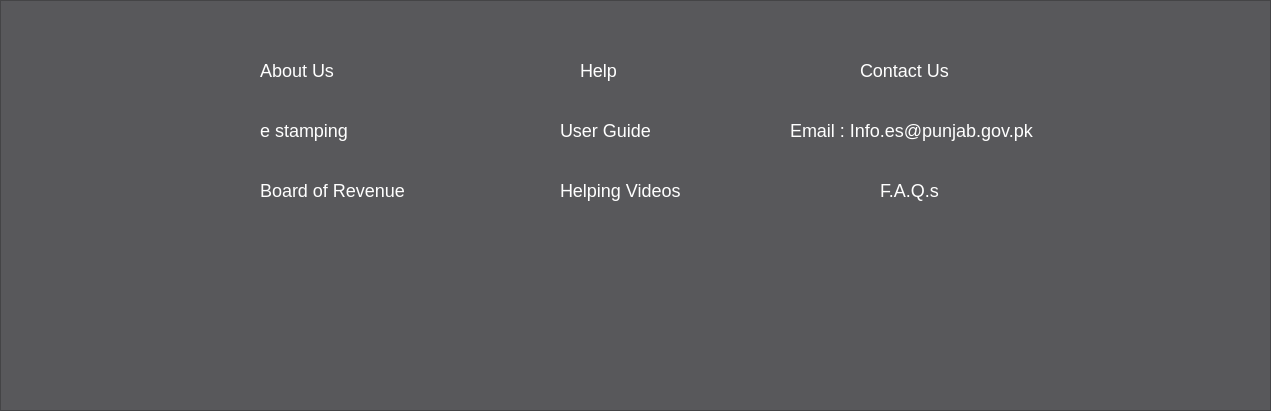
     <widget class="QFrame" name="frame_14">
      <property name="geometry">
       <rect>
        <x>10</x>
        <y>1939</y>
        <width>1271</width>
        <height>411</height>
       </rect>
      </property>
      <property name="palette">
       <palette>
        <active>
         <colorrole role="WindowText">
          <brush brushstyle="SolidPattern">
           <color alpha="255">
            <red>255</red>
            <green>255</green>
            <blue>255</blue>
           </color>
          </brush>
         </colorrole>
         <colorrole role="Button">
          <brush brushstyle="SolidPattern">
           <color alpha="255">
            <red>88</red>
            <green>88</green>
            <blue>91</blue>
           </color>
          </brush>
         </colorrole>
         <colorrole role="Light">
          <brush brushstyle="SolidPattern">
           <color alpha="255">
            <red>132</red>
            <green>132</green>
            <blue>136</blue>
           </color>
          </brush>
         </colorrole>
         <colorrole role="Midlight">
          <brush brushstyle="SolidPattern">
           <color alpha="255">
            <red>110</red>
            <green>110</green>
            <blue>113</blue>
           </color>
          </brush>
         </colorrole>
         <colorrole role="Dark">
          <brush brushstyle="SolidPattern">
           <color alpha="255">
            <red>44</red>
            <green>44</green>
            <blue>45</blue>
           </color>
          </brush>
         </colorrole>
         <colorrole role="Mid">
          <brush brushstyle="SolidPattern">
           <color alpha="255">
            <red>59</red>
            <green>59</green>
            <blue>61</blue>
           </color>
          </brush>
         </colorrole>
         <colorrole role="Text">
          <brush brushstyle="SolidPattern">
           <color alpha="255">
            <red>255</red>
            <green>255</green>
            <blue>255</blue>
           </color>
          </brush>
         </colorrole>
         <colorrole role="BrightText">
          <brush brushstyle="SolidPattern">
           <color alpha="255">
            <red>255</red>
            <green>255</green>
            <blue>255</blue>
           </color>
          </brush>
         </colorrole>
         <colorrole role="ButtonText">
          <brush brushstyle="SolidPattern">
           <color alpha="255">
            <red>255</red>
            <green>255</green>
            <blue>255</blue>
           </color>
          </brush>
         </colorrole>
         <colorrole role="Base">
          <brush brushstyle="SolidPattern">
           <color alpha="255">
            <red>0</red>
            <green>0</green>
            <blue>0</blue>
           </color>
          </brush>
         </colorrole>
         <colorrole role="Window">
          <brush brushstyle="SolidPattern">
           <color alpha="255">
            <red>88</red>
            <green>88</green>
            <blue>91</blue>
           </color>
          </brush>
         </colorrole>
         <colorrole role="Shadow">
          <brush brushstyle="SolidPattern">
           <color alpha="255">
            <red>0</red>
            <green>0</green>
            <blue>0</blue>
           </color>
          </brush>
         </colorrole>
         <colorrole role="AlternateBase">
          <brush brushstyle="SolidPattern">
           <color alpha="255">
            <red>44</red>
            <green>44</green>
            <blue>45</blue>
           </color>
          </brush>
         </colorrole>
         <colorrole role="ToolTipBase">
          <brush brushstyle="SolidPattern">
           <color alpha="255">
            <red>255</red>
            <green>255</green>
            <blue>220</blue>
           </color>
          </brush>
         </colorrole>
         <colorrole role="ToolTipText">
          <brush brushstyle="SolidPattern">
           <color alpha="255">
            <red>0</red>
            <green>0</green>
            <blue>0</blue>
           </color>
          </brush>
         </colorrole>
         <colorrole role="PlaceholderText">
          <brush brushstyle="SolidPattern">
           <color alpha="128">
            <red>255</red>
            <green>255</green>
            <blue>255</blue>
           </color>
          </brush>
         </colorrole>
        </active>
        <inactive>
         <colorrole role="WindowText">
          <brush brushstyle="SolidPattern">
           <color alpha="255">
            <red>255</red>
            <green>255</green>
            <blue>255</blue>
           </color>
          </brush>
         </colorrole>
         <colorrole role="Button">
          <brush brushstyle="SolidPattern">
           <color alpha="255">
            <red>88</red>
            <green>88</green>
            <blue>91</blue>
           </color>
          </brush>
         </colorrole>
         <colorrole role="Light">
          <brush brushstyle="SolidPattern">
           <color alpha="255">
            <red>132</red>
            <green>132</green>
            <blue>136</blue>
           </color>
          </brush>
         </colorrole>
         <colorrole role="Midlight">
          <brush brushstyle="SolidPattern">
           <color alpha="255">
            <red>110</red>
            <green>110</green>
            <blue>113</blue>
           </color>
          </brush>
         </colorrole>
         <colorrole role="Dark">
          <brush brushstyle="SolidPattern">
           <color alpha="255">
            <red>44</red>
            <green>44</green>
            <blue>45</blue>
           </color>
          </brush>
         </colorrole>
         <colorrole role="Mid">
          <brush brushstyle="SolidPattern">
           <color alpha="255">
            <red>59</red>
            <green>59</green>
            <blue>61</blue>
           </color>
          </brush>
         </colorrole>
         <colorrole role="Text">
          <brush brushstyle="SolidPattern">
           <color alpha="255">
            <red>255</red>
            <green>255</green>
            <blue>255</blue>
           </color>
          </brush>
         </colorrole>
         <colorrole role="BrightText">
          <brush brushstyle="SolidPattern">
           <color alpha="255">
            <red>255</red>
            <green>255</green>
            <blue>255</blue>
           </color>
          </brush>
         </colorrole>
         <colorrole role="ButtonText">
          <brush brushstyle="SolidPattern">
           <color alpha="255">
            <red>255</red>
            <green>255</green>
            <blue>255</blue>
           </color>
          </brush>
         </colorrole>
         <colorrole role="Base">
          <brush brushstyle="SolidPattern">
           <color alpha="255">
            <red>0</red>
            <green>0</green>
            <blue>0</blue>
           </color>
          </brush>
         </colorrole>
         <colorrole role="Window">
          <brush brushstyle="SolidPattern">
           <color alpha="255">
            <red>88</red>
            <green>88</green>
            <blue>91</blue>
           </color>
          </brush>
         </colorrole>
         <colorrole role="Shadow">
          <brush brushstyle="SolidPattern">
           <color alpha="255">
            <red>0</red>
            <green>0</green>
            <blue>0</blue>
           </color>
          </brush>
         </colorrole>
         <colorrole role="AlternateBase">
          <brush brushstyle="SolidPattern">
           <color alpha="255">
            <red>44</red>
            <green>44</green>
            <blue>45</blue>
           </color>
          </brush>
         </colorrole>
         <colorrole role="ToolTipBase">
          <brush brushstyle="SolidPattern">
           <color alpha="255">
            <red>255</red>
            <green>255</green>
            <blue>220</blue>
           </color>
          </brush>
         </colorrole>
         <colorrole role="ToolTipText">
          <brush brushstyle="SolidPattern">
           <color alpha="255">
            <red>0</red>
            <green>0</green>
            <blue>0</blue>
           </color>
          </brush>
         </colorrole>
         <colorrole role="PlaceholderText">
          <brush brushstyle="SolidPattern">
           <color alpha="128">
            <red>255</red>
            <green>255</green>
            <blue>255</blue>
           </color>
          </brush>
         </colorrole>
        </inactive>
        <disabled>
         <colorrole role="WindowText">
          <brush brushstyle="SolidPattern">
           <color alpha="255">
            <red>44</red>
            <green>44</green>
            <blue>45</blue>
           </color>
          </brush>
         </colorrole>
         <colorrole role="Button">
          <brush brushstyle="SolidPattern">
           <color alpha="255">
            <red>88</red>
            <green>88</green>
            <blue>91</blue>
           </color>
          </brush>
         </colorrole>
         <colorrole role="Light">
          <brush brushstyle="SolidPattern">
           <color alpha="255">
            <red>132</red>
            <green>132</green>
            <blue>136</blue>
           </color>
          </brush>
         </colorrole>
         <colorrole role="Midlight">
          <brush brushstyle="SolidPattern">
           <color alpha="255">
            <red>110</red>
            <green>110</green>
            <blue>113</blue>
           </color>
          </brush>
         </colorrole>
         <colorrole role="Dark">
          <brush brushstyle="SolidPattern">
           <color alpha="255">
            <red>44</red>
            <green>44</green>
            <blue>45</blue>
           </color>
          </brush>
         </colorrole>
         <colorrole role="Mid">
          <brush brushstyle="SolidPattern">
           <color alpha="255">
            <red>59</red>
            <green>59</green>
            <blue>61</blue>
           </color>
          </brush>
         </colorrole>
         <colorrole role="Text">
          <brush brushstyle="SolidPattern">
           <color alpha="255">
            <red>44</red>
            <green>44</green>
            <blue>45</blue>
           </color>
          </brush>
         </colorrole>
         <colorrole role="BrightText">
          <brush brushstyle="SolidPattern">
           <color alpha="255">
            <red>255</red>
            <green>255</green>
            <blue>255</blue>
           </color>
          </brush>
         </colorrole>
         <colorrole role="ButtonText">
          <brush brushstyle="SolidPattern">
           <color alpha="255">
            <red>44</red>
            <green>44</green>
            <blue>45</blue>
           </color>
          </brush>
         </colorrole>
         <colorrole role="Base">
          <brush brushstyle="SolidPattern">
           <color alpha="255">
            <red>88</red>
            <green>88</green>
            <blue>91</blue>
           </color>
          </brush>
         </colorrole>
         <colorrole role="Window">
          <brush brushstyle="SolidPattern">
           <color alpha="255">
            <red>88</red>
            <green>88</green>
            <blue>91</blue>
           </color>
          </brush>
         </colorrole>
         <colorrole role="Shadow">
          <brush brushstyle="SolidPattern">
           <color alpha="255">
            <red>0</red>
            <green>0</green>
            <blue>0</blue>
           </color>
          </brush>
         </colorrole>
         <colorrole role="AlternateBase">
          <brush brushstyle="SolidPattern">
           <color alpha="255">
            <red>88</red>
            <green>88</green>
            <blue>91</blue>
           </color>
          </brush>
         </colorrole>
         <colorrole role="ToolTipBase">
          <brush brushstyle="SolidPattern">
           <color alpha="255">
            <red>255</red>
            <green>255</green>
            <blue>220</blue>
           </color>
          </brush>
         </colorrole>
         <colorrole role="ToolTipText">
          <brush brushstyle="SolidPattern">
           <color alpha="255">
            <red>0</red>
            <green>0</green>
            <blue>0</blue>
           </color>
          </brush>
         </colorrole>
         <colorrole role="PlaceholderText">
          <brush brushstyle="SolidPattern">
           <color alpha="128">
            <red>255</red>
            <green>255</green>
            <blue>255</blue>
           </color>
          </brush>
         </colorrole>
        </disabled>
       </palette>
      </property>
      <property name="autoFillBackground">
       <bool>true</bool>
      </property>
      <property name="frameShape">
       <enum>QFrame::StyledPanel</enum>
      </property>
      <property name="frameShadow">
       <enum>QFrame::Raised</enum>
      </property>
      <widget class="QLabel" name="label_31">
       <property name="geometry">
        <rect>
         <x>260</x>
         <y>50</y>
         <width>81</width>
         <height>41</height>
        </rect>
       </property>
       <property name="text">
        <string>&lt;html&gt;&lt;head/&gt;&lt;body&gt;&lt;p&gt;&lt;span style=&quot; font-family:'Montserrat','sans-serif'; font-size:18px; font-weight:296; color:#ffffff; background-color:#58585b;&quot;&gt;About Us&lt;/span&gt;&lt;/p&gt;&lt;/body&gt;&lt;/html&gt;</string>
       </property>
      </widget>
      <widget class="QLabel" name="label_34">
       <property name="geometry">
        <rect>
         <x>860</x>
         <y>50</y>
         <width>91</width>
         <height>41</height>
        </rect>
       </property>
       <property name="text">
        <string>&lt;html&gt;&lt;head/&gt;&lt;body&gt;&lt;p&gt;&lt;span style=&quot; font-family:'Montserrat','sans-serif'; font-size:18px; font-weight:296; color:#ffffff; background-color:#58585b;&quot;&gt;Contact Us&lt;/span&gt;&lt;/p&gt;&lt;/body&gt;&lt;/html&gt;</string>
       </property>
      </widget>
      <widget class="QLabel" name="label_35">
       <property name="geometry">
        <rect>
         <x>580</x>
         <y>50</y>
         <width>81</width>
         <height>41</height>
        </rect>
       </property>
       <property name="text">
        <string>&lt;html&gt;&lt;head/&gt;&lt;body&gt;&lt;p&gt;&lt;span style=&quot; font-family:'Montserrat','sans-serif'; font-size:18px; font-weight:296; color:#ffffff; background-color:#58585b;&quot;&gt;Help&lt;/span&gt;&lt;/p&gt;&lt;/body&gt;&lt;/html&gt;</string>
       </property>
      </widget>
      <widget class="QLabel" name="label_36">
       <property name="geometry">
        <rect>
         <x>260</x>
         <y>110</y>
         <width>101</width>
         <height>41</height>
        </rect>
       </property>
       <property name="text">
        <string>&lt;html&gt;&lt;head/&gt;&lt;body&gt;&lt;p&gt;&lt;span style=&quot; font-family:'Montserrat','sans-serif'; font-size:18px; font-weight:296; color:#ffffff; background-color:#58585b;&quot;&gt;e stamping&lt;/span&gt;&lt;/p&gt;&lt;/body&gt;&lt;/html&gt;</string>
       </property>
      </widget>
      <widget class="QLabel" name="label_37">
       <property name="geometry">
        <rect>
         <x>790</x>
         <y>110</y>
         <width>261</width>
         <height>41</height>
        </rect>
       </property>
       <property name="text">
        <string>&lt;html&gt;&lt;head/&gt;&lt;body&gt;&lt;p&gt;&lt;span style=&quot; font-family:'Montserrat','sans-serif'; font-size:18px; font-weight:296; color:#ffffff; background-color:#58585b;&quot;&gt;Email : Info.es@punjab.gov.pk&lt;/span&gt;&lt;/p&gt;&lt;/body&gt;&lt;/html&gt;</string>
       </property>
      </widget>
      <widget class="QLabel" name="label_38">
       <property name="geometry">
        <rect>
         <x>560</x>
         <y>110</y>
         <width>111</width>
         <height>41</height>
        </rect>
       </property>
       <property name="text">
        <string>&lt;html&gt;&lt;head/&gt;&lt;body&gt;&lt;p&gt;&lt;span style=&quot; font-family:'Montserrat','sans-serif'; font-size:18px; font-weight:296; color:#ffffff; background-color:#58585b;&quot;&gt;User Guide&lt;/span&gt;&lt;/p&gt;&lt;/body&gt;&lt;/html&gt;</string>
       </property>
      </widget>
      <widget class="QLabel" name="label_45">
       <property name="geometry">
        <rect>
         <x>560</x>
         <y>170</y>
         <width>121</width>
         <height>41</height>
        </rect>
       </property>
       <property name="text">
        <string>&lt;html&gt;&lt;head/&gt;&lt;body&gt;&lt;p&gt;&lt;span style=&quot; font-family:'Montserrat','sans-serif'; font-size:18px; font-weight:296; color:#ffffff; background-color:#58585b;&quot;&gt;Helping Videos&lt;/span&gt;&lt;/p&gt;&lt;/body&gt;&lt;/html&gt;</string>
       </property>
      </widget>
      <widget class="QLabel" name="label_46">
       <property name="geometry">
        <rect>
         <x>260</x>
         <y>170</y>
         <width>151</width>
         <height>41</height>
        </rect>
       </property>
       <property name="text">
        <string>&lt;html&gt;&lt;head/&gt;&lt;body&gt;&lt;p&gt;&lt;span style=&quot; font-family:'Montserrat','sans-serif'; font-size:18px; font-weight:296; color:#ffffff; background-color:#58585b;&quot;&gt;Board of Revenue&lt;/span&gt;&lt;/p&gt;&lt;/body&gt;&lt;/html&gt;</string>
       </property>
      </widget>
      <widget class="QLabel" name="label_47">
       <property name="geometry">
        <rect>
         <x>880</x>
         <y>170</y>
         <width>71</width>
         <height>41</height>
        </rect>
       </property>
       <property name="text">
        <string>&lt;html&gt;&lt;head/&gt;&lt;body&gt;&lt;p&gt;&lt;span style=&quot; font-family:'Montserrat','sans-serif'; font-size:18px; font-weight:296; color:#ffffff; background-color:#58585b;&quot;&gt;F.A.Q.s&lt;/span&gt;&lt;/p&gt;&lt;/body&gt;&lt;/html&gt;</string>
       </property>
      </widget>
      <widget class="QLabel" name="label_48">
       <property name="geometry">
        <rect>
         <x>370</x>
         <y>250</y>
         <width>481</width>
         <height>91</height>
        </rect>
       </property>
       <property name="text">
        <string/>
       </property>
       <property name="pixmap">
        <pixmap>Screenshot 2023-10-07 163040.png</pixmap>
       </property>
      </widget>
     </widget>
